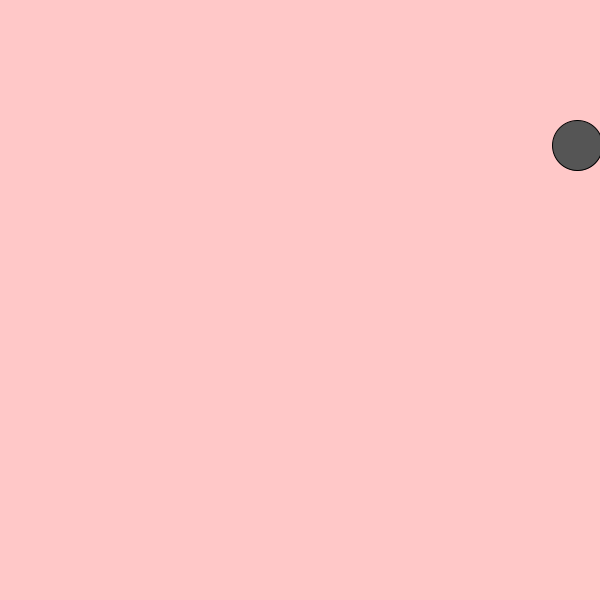
Frame 1 (no input)
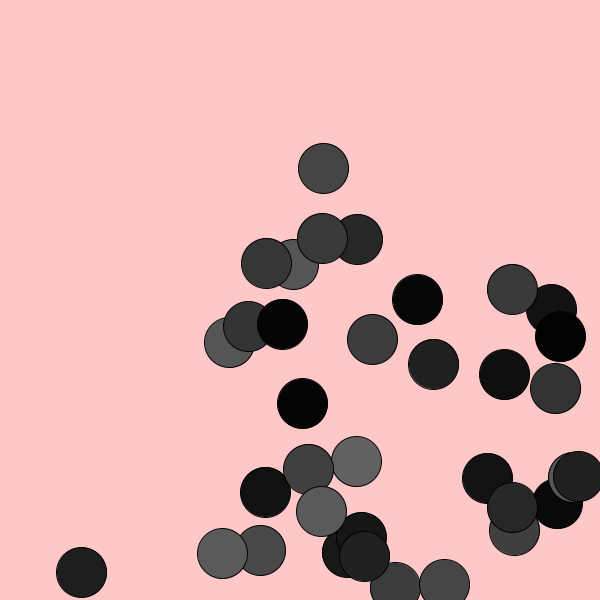
Frame 60 (the mouse pressed at the canvas centre just before this capture)
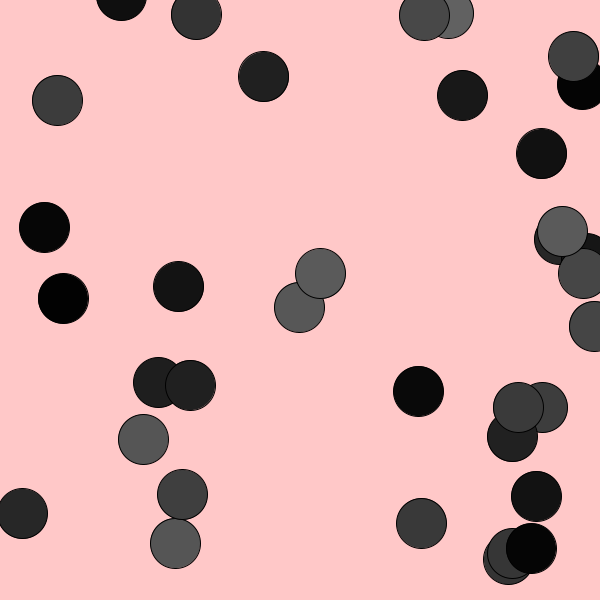
Frame 120 (the mouse held since frame 60 and released just before this capture)

The Processing sketch that drew these frames (run headless with seeded random() and noise(); from frame 60 on, the mouse is pressed at the canvas centre):

// Processing sketch: Chain_Reacts
// ── Chain_Reacts.pde
import java.util.ArrayList;

int balls = 0;
ArrayList<Ball> arr = new ArrayList<Ball>();

void setup() {
  size(600, 600);
  background(255, 200, 200);
}

void draw() {

  if (arr.size() < 35) {
    Ball b = new Ball();
    arr.add(b);
  }
  background(255, 200, 200);
  for (Ball b : arr) {
    b.setInMotion();
  }
  
  
}

// ── Ball.pde
class Ball {
  color c;
  float xpos, ypos, xspeed, yspeed;

  Ball() {
    xspeed = random(1, 10);
    yspeed = random(1, 10);
    xpos = random(600);
    ypos = random(600);
    c = color(random(100));
    fill(c);
    ellipse(xpos, ypos, 50, 50);
  }

  void setInMotion() {
    if (xpos <= 0 || xpos >= 600) xspeed *= -1;
    if (ypos <= 0 || ypos >= 600) yspeed *= -1;
    fill(c);
    xpos += xspeed;
    ypos += yspeed;
    ellipse(xpos, ypos, 50, 50);
  }


}
